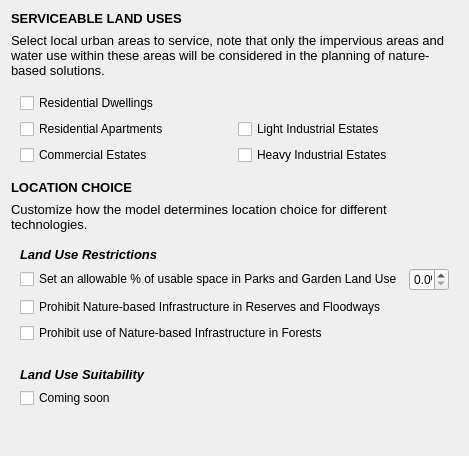
            <widget class="QWidget" name="scrollAreaWidgetContents_4">
             <property name="geometry">
              <rect>
               <x>0</x>
               <y>0</y>
               <width>427</width>
               <height>456</height>
              </rect>
             </property>
             <layout class="QVBoxLayout" name="verticalLayout_47">
              <item>
               <widget class="QLabel" name="design_ration_lbl_17">
                <property name="minimumSize">
                 <size>
                  <width>0</width>
                  <height>16</height>
                 </size>
                </property>
                <property name="maximumSize">
                 <size>
                  <width>16777215</width>
                  <height>16</height>
                 </size>
                </property>
                <property name="whatsThis">
                 <string>Select what design goals to consider and what priority they take over each other. Highest priority (1) and Lowest priority (3) influence technology's chance of being implemented. Note that equal priority can be set as well, in which case no one design rationale is more important than the other.</string>
                </property>
                <property name="text">
                 <string>&lt;!DOCTYPE HTML PUBLIC &quot;-//W3C//DTD HTML 4.0//EN&quot; &quot;http://www.w3.org/TR/REC-html40/strict.dtd&quot;&gt;
&lt;html&gt;&lt;head&gt;&lt;meta name=&quot;qrichtext&quot; content=&quot;1&quot; /&gt;&lt;style type=&quot;text/css&quot;&gt;
p, li { white-space: pre-wrap; }
&lt;/style&gt;&lt;/head&gt;&lt;body style=&quot; font-family:'MS Shell Dlg 2'; font-size:10pt; font-weight:400; font-style:normal;&quot;&gt;
&lt;p style=&quot; margin-top:0px; margin-bottom:0px; margin-left:0px; margin-right:0px; -qt-block-indent:0; text-indent:0px;&quot;&gt;&lt;span style=&quot; font-weight:600;&quot;&gt;SERVICEABLE LAND USES&lt;/span&gt;&lt;/p&gt;&lt;/body&gt;&lt;/html&gt;</string>
                </property>
               </widget>
              </item>
              <item>
               <widget class="QLabel" name="design_ration_lbl_16">
                <property name="minimumSize">
                 <size>
                  <width>0</width>
                  <height>0</height>
                 </size>
                </property>
                <property name="maximumSize">
                 <size>
                  <width>16777215</width>
                  <height>16777215</height>
                 </size>
                </property>
                <property name="whatsThis">
                 <string>Select what design goals to consider and what priority they take over each other. Highest priority (1) and Lowest priority (3) influence technology's chance of being implemented. Note that equal priority can be set as well, in which case no one design rationale is more important than the other.</string>
                </property>
                <property name="text">
                 <string>&lt;!DOCTYPE HTML PUBLIC &quot;-//W3C//DTD HTML 4.0//EN&quot; &quot;http://www.w3.org/TR/REC-html40/strict.dtd&quot;&gt;
&lt;html&gt;&lt;head&gt;&lt;meta name=&quot;qrichtext&quot; content=&quot;1&quot; /&gt;&lt;style type=&quot;text/css&quot;&gt;
p, li { white-space: pre-wrap; }
&lt;/style&gt;&lt;/head&gt;&lt;body style=&quot; font-family:'MS Shell Dlg 2'; font-size:10pt; font-weight:400; font-style:normal;&quot;&gt;
&lt;p style=&quot; margin-top:0px; margin-bottom:0px; margin-left:0px; margin-right:0px; -qt-block-indent:0; text-indent:0px;&quot;&gt;Select local urban areas to service, note that only the impervious areas and water use within these areas will be considered in the planning of nature-based solutions.&lt;/p&gt;&lt;/body&gt;&lt;/html&gt;</string>
                </property>
                <property name="wordWrap">
                 <bool>true</bool>
                </property>
               </widget>
              </item>
              <item>
               <widget class="QWidget" name="widget_15" native="true">
                <layout class="QGridLayout" name="gridLayout_13">
                 <item row="1" column="0">
                  <widget class="QCheckBox" name="service_hdr">
                   <property name="text">
                    <string>Residential Apartments</string>
                   </property>
                  </widget>
                 </item>
                 <item row="0" column="0">
                  <widget class="QCheckBox" name="service_res">
                   <property name="text">
                    <string>Residential Dwellings</string>
                   </property>
                  </widget>
                 </item>
                 <item row="1" column="1">
                  <widget class="QCheckBox" name="service_li">
                   <property name="text">
                    <string>Light Industrial Estates</string>
                   </property>
                  </widget>
                 </item>
                 <item row="2" column="0">
                  <widget class="QCheckBox" name="service_com">
                   <property name="text">
                    <string>Commercial Estates</string>
                   </property>
                  </widget>
                 </item>
                 <item row="2" column="1">
                  <widget class="QCheckBox" name="service_hi">
                   <property name="text">
                    <string>Heavy Industrial Estates</string>
                   </property>
                  </widget>
                 </item>
                </layout>
               </widget>
              </item>
              <item>
               <widget class="QLabel" name="design_ration_lbl_19">
                <property name="minimumSize">
                 <size>
                  <width>0</width>
                  <height>16</height>
                 </size>
                </property>
                <property name="maximumSize">
                 <size>
                  <width>16777215</width>
                  <height>16</height>
                 </size>
                </property>
                <property name="whatsThis">
                 <string>Select what design goals to consider and what priority they take over each other. Highest priority (1) and Lowest priority (3) influence technology's chance of being implemented. Note that equal priority can be set as well, in which case no one design rationale is more important than the other.</string>
                </property>
                <property name="text">
                 <string>&lt;!DOCTYPE HTML PUBLIC &quot;-//W3C//DTD HTML 4.0//EN&quot; &quot;http://www.w3.org/TR/REC-html40/strict.dtd&quot;&gt;
&lt;html&gt;&lt;head&gt;&lt;meta name=&quot;qrichtext&quot; content=&quot;1&quot; /&gt;&lt;style type=&quot;text/css&quot;&gt;
p, li { white-space: pre-wrap; }
&lt;/style&gt;&lt;/head&gt;&lt;body style=&quot; font-family:'MS Shell Dlg 2'; font-size:10pt; font-weight:400; font-style:normal;&quot;&gt;
&lt;p style=&quot; margin-top:0px; margin-bottom:0px; margin-left:0px; margin-right:0px; -qt-block-indent:0; text-indent:0px;&quot;&gt;&lt;span style=&quot; font-weight:600;&quot;&gt;LOCATION CHOICE&lt;/span&gt;&lt;/p&gt;&lt;/body&gt;&lt;/html&gt;</string>
                </property>
               </widget>
              </item>
              <item>
               <widget class="QLabel" name="design_ration_lbl_18">
                <property name="minimumSize">
                 <size>
                  <width>0</width>
                  <height>0</height>
                 </size>
                </property>
                <property name="maximumSize">
                 <size>
                  <width>16777215</width>
                  <height>16777215</height>
                 </size>
                </property>
                <property name="whatsThis">
                 <string>Select what design goals to consider and what priority they take over each other. Highest priority (1) and Lowest priority (3) influence technology's chance of being implemented. Note that equal priority can be set as well, in which case no one design rationale is more important than the other.</string>
                </property>
                <property name="text">
                 <string>&lt;!DOCTYPE HTML PUBLIC &quot;-//W3C//DTD HTML 4.0//EN&quot; &quot;http://www.w3.org/TR/REC-html40/strict.dtd&quot;&gt;
&lt;html&gt;&lt;head&gt;&lt;meta name=&quot;qrichtext&quot; content=&quot;1&quot; /&gt;&lt;style type=&quot;text/css&quot;&gt;
p, li { white-space: pre-wrap; }
&lt;/style&gt;&lt;/head&gt;&lt;body style=&quot; font-family:'MS Shell Dlg 2'; font-size:10pt; font-weight:400; font-style:normal;&quot;&gt;
&lt;p style=&quot; margin-top:0px; margin-bottom:0px; margin-left:0px; margin-right:0px; -qt-block-indent:0; text-indent:0px;&quot;&gt;Customize how the model determines location choice for different technologies.&lt;/p&gt;&lt;/body&gt;&lt;/html&gt;</string>
                </property>
                <property name="wordWrap">
                 <bool>true</bool>
                </property>
               </widget>
              </item>
              <item>
               <widget class="QWidget" name="widget_17" native="true">
                <layout class="QGridLayout" name="gridLayout_14">
                 <item row="2" column="0">
                  <widget class="QCheckBox" name="ref_limit_check">
                   <property name="text">
                    <string>Prohibit Nature-based Infrastructure in Reserves and Floodways</string>
                   </property>
                  </widget>
                 </item>
                 <item row="1" column="1">
                  <widget class="QDoubleSpinBox" name="targets_runoff_spin_2">
                   <property name="sizePolicy">
                    <sizepolicy hsizetype="Fixed" vsizetype="Fixed">
                     <horstretch>0</horstretch>
                     <verstretch>0</verstretch>
                    </sizepolicy>
                   </property>
                   <property name="minimumSize">
                    <size>
                     <width>40</width>
                     <height>0</height>
                    </size>
                   </property>
                   <property name="suffix">
                    <string>%</string>
                   </property>
                   <property name="decimals">
                    <number>1</number>
                   </property>
                  </widget>
                 </item>
                 <item row="1" column="2">
                  <spacer name="horizontalSpacer_26">
                   <property name="orientation">
                    <enum>Qt::Horizontal</enum>
                   </property>
                   <property name="sizeHint" stdset="0">
                    <size>
                     <width>40</width>
                     <height>20</height>
                    </size>
                   </property>
                  </spacer>
                 </item>
                 <item row="1" column="0">
                  <widget class="QCheckBox" name="pg_usable_prohibit">
                   <property name="text">
                    <string>Set an allowable % of usable space in Parks and Garden Land Use</string>
                   </property>
                  </widget>
                 </item>
                 <item row="3" column="0">
                  <widget class="QCheckBox" name="ref_limit_check_2">
                   <property name="text">
                    <string>Prohibit use of Nature-based Infrastructure in Forests</string>
                   </property>
                  </widget>
                 </item>
                 <item row="0" column="0">
                  <widget class="QLabel" name="design_ration_lbl_20">
                   <property name="minimumSize">
                    <size>
                     <width>0</width>
                     <height>0</height>
                    </size>
                   </property>
                   <property name="maximumSize">
                    <size>
                     <width>16777215</width>
                     <height>16777215</height>
                    </size>
                   </property>
                   <property name="whatsThis">
                    <string>Select what design goals to consider and what priority they take over each other. Highest priority (1) and Lowest priority (3) influence technology's chance of being implemented. Note that equal priority can be set as well, in which case no one design rationale is more important than the other.</string>
                   </property>
                   <property name="text">
                    <string>&lt;!DOCTYPE HTML PUBLIC &quot;-//W3C//DTD HTML 4.0//EN&quot; &quot;http://www.w3.org/TR/REC-html40/strict.dtd&quot;&gt;
&lt;html&gt;&lt;head&gt;&lt;meta name=&quot;qrichtext&quot; content=&quot;1&quot; /&gt;&lt;style type=&quot;text/css&quot;&gt;
p, li { white-space: pre-wrap; }
&lt;/style&gt;&lt;/head&gt;&lt;body style=&quot; font-family:'MS Shell Dlg 2'; font-size:10pt; font-weight:400; font-style:normal;&quot;&gt;
&lt;p style=&quot; margin-top:0px; margin-bottom:0px; margin-left:0px; margin-right:0px; -qt-block-indent:0; text-indent:0px;&quot;&gt;&lt;span style=&quot; font-weight:600; font-style:italic;&quot;&gt;Land Use Restrictions&lt;/span&gt;&lt;/p&gt;&lt;/body&gt;&lt;/html&gt;</string>
                   </property>
                   <property name="wordWrap">
                    <bool>true</bool>
                   </property>
                  </widget>
                 </item>
                </layout>
               </widget>
              </item>
              <item>
               <widget class="QWidget" name="widget_18" native="true">
                <layout class="QGridLayout" name="gridLayout_15">
                 <item row="1" column="0">
                  <widget class="QCheckBox" name="ref_limit_check_3">
                   <property name="text">
                    <string>Coming soon</string>
                   </property>
                  </widget>
                 </item>
                 <item row="0" column="0">
                  <widget class="QLabel" name="design_ration_lbl_21">
                   <property name="minimumSize">
                    <size>
                     <width>0</width>
                     <height>0</height>
                    </size>
                   </property>
                   <property name="maximumSize">
                    <size>
                     <width>16777215</width>
                     <height>16777215</height>
                    </size>
                   </property>
                   <property name="whatsThis">
                    <string>Select what design goals to consider and what priority they take over each other. Highest priority (1) and Lowest priority (3) influence technology's chance of being implemented. Note that equal priority can be set as well, in which case no one design rationale is more important than the other.</string>
                   </property>
                   <property name="text">
                    <string>&lt;!DOCTYPE HTML PUBLIC &quot;-//W3C//DTD HTML 4.0//EN&quot; &quot;http://www.w3.org/TR/REC-html40/strict.dtd&quot;&gt;
&lt;html&gt;&lt;head&gt;&lt;meta name=&quot;qrichtext&quot; content=&quot;1&quot; /&gt;&lt;style type=&quot;text/css&quot;&gt;
p, li { white-space: pre-wrap; }
&lt;/style&gt;&lt;/head&gt;&lt;body style=&quot; font-family:'MS Shell Dlg 2'; font-size:10pt; font-weight:400; font-style:normal;&quot;&gt;
&lt;p style=&quot; margin-top:0px; margin-bottom:0px; margin-left:0px; margin-right:0px; -qt-block-indent:0; text-indent:0px;&quot;&gt;&lt;span style=&quot; font-weight:600; font-style:italic;&quot;&gt;Land Use Suitability&lt;/span&gt;&lt;/p&gt;&lt;/body&gt;&lt;/html&gt;</string>
                   </property>
                   <property name="wordWrap">
                    <bool>true</bool>
                   </property>
                  </widget>
                 </item>
                </layout>
               </widget>
              </item>
              <item>
               <spacer name="verticalSpacer_5">
                <property name="orientation">
                 <enum>Qt::Vertical</enum>
                </property>
                <property name="sizeHint" stdset="0">
                 <size>
                  <width>20</width>
                  <height>40</height>
                 </size>
                </property>
               </spacer>
              </item>
             </layout>
            </widget>
